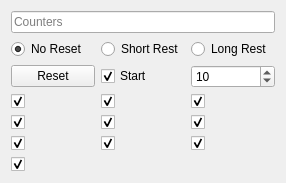
<?xml version="1.0" encoding="UTF-8"?>
<ui version="4.0">
 <class>Form</class>
 <widget class="QWidget" name="Form">
  <property name="geometry">
   <rect>
    <x>0</x>
    <y>0</y>
    <width>286</width>
    <height>178</height>
   </rect>
  </property>
  <property name="windowTitle">
   <string>Form</string>
  </property>
  <layout class="QVBoxLayout" name="verticalLayout">
   <item>
    <widget class="QLineEdit" name="name">
     <property name="placeholderText">
      <string>Counters</string>
     </property>
    </widget>
   </item>
   <item>
    <layout class="QHBoxLayout" name="horizontalLayout">
     <item>
      <widget class="QRadioButton" name="reset_none">
       <property name="text">
        <string>No Reset</string>
       </property>
       <property name="checked">
        <bool>true</bool>
       </property>
      </widget>
     </item>
     <item>
      <widget class="QRadioButton" name="reset_short_rest">
       <property name="text">
        <string>Short Rest</string>
       </property>
      </widget>
     </item>
     <item>
      <widget class="QRadioButton" name="reset_long_rest">
       <property name="text">
        <string>Long Rest</string>
       </property>
      </widget>
     </item>
    </layout>
   </item>
   <item>
    <layout class="QHBoxLayout" name="horizontalLayout_2">
     <item>
      <widget class="QPushButton" name="reset">
       <property name="text">
        <string>Reset</string>
       </property>
       <property name="flat">
        <bool>false</bool>
       </property>
      </widget>
     </item>
     <item>
      <widget class="QCheckBox" name="start">
       <property name="text">
        <string>Start</string>
       </property>
       <property name="checked">
        <bool>true</bool>
       </property>
       <property name="tristate">
        <bool>false</bool>
       </property>
      </widget>
     </item>
     <item>
      <widget class="QSpinBox" name="amount">
       <property name="minimum">
        <number>1</number>
       </property>
       <property name="maximum">
        <number>81</number>
       </property>
       <property name="value">
        <number>10</number>
       </property>
      </widget>
     </item>
    </layout>
   </item>
   <item>
    <layout class="QGridLayout" name="_checkBoxLayout">
     <item row="2" column="2">
      <widget class="QCheckBox" name="checkBox_11">
       <property name="text">
        <string/>
       </property>
       <property name="checked">
        <bool>true</bool>
       </property>
      </widget>
     </item>
     <item row="1" column="1">
      <widget class="QCheckBox" name="checkBox_5">
       <property name="text">
        <string/>
       </property>
       <property name="checked">
        <bool>true</bool>
       </property>
      </widget>
     </item>
     <item row="0" column="1">
      <widget class="QCheckBox" name="checkBox_4">
       <property name="text">
        <string/>
       </property>
       <property name="checked">
        <bool>true</bool>
       </property>
      </widget>
     </item>
     <item row="0" column="0">
      <widget class="QCheckBox" name="checkBox">
       <property name="text">
        <string/>
       </property>
       <property name="checked">
        <bool>true</bool>
       </property>
      </widget>
     </item>
     <item row="0" column="2">
      <widget class="QCheckBox" name="checkBox_7">
       <property name="text">
        <string/>
       </property>
       <property name="checked">
        <bool>true</bool>
       </property>
      </widget>
     </item>
     <item row="1" column="0">
      <widget class="QCheckBox" name="checkBox_3">
       <property name="text">
        <string/>
       </property>
       <property name="checked">
        <bool>true</bool>
       </property>
      </widget>
     </item>
     <item row="2" column="1">
      <widget class="QCheckBox" name="checkBox_6">
       <property name="text">
        <string/>
       </property>
       <property name="checked">
        <bool>true</bool>
       </property>
      </widget>
     </item>
     <item row="2" column="0">
      <widget class="QCheckBox" name="checkBox_2">
       <property name="text">
        <string/>
       </property>
       <property name="checked">
        <bool>true</bool>
       </property>
      </widget>
     </item>
     <item row="1" column="2">
      <widget class="QCheckBox" name="checkBox_8">
       <property name="text">
        <string/>
       </property>
       <property name="checked">
        <bool>true</bool>
       </property>
      </widget>
     </item>
     <item row="3" column="0">
      <widget class="QCheckBox" name="checkBox_10">
       <property name="text">
        <string/>
       </property>
       <property name="checked">
        <bool>true</bool>
       </property>
      </widget>
     </item>
    </layout>
   </item>
  </layout>
 </widget>
 <resources/>
 <connections/>
</ui>
